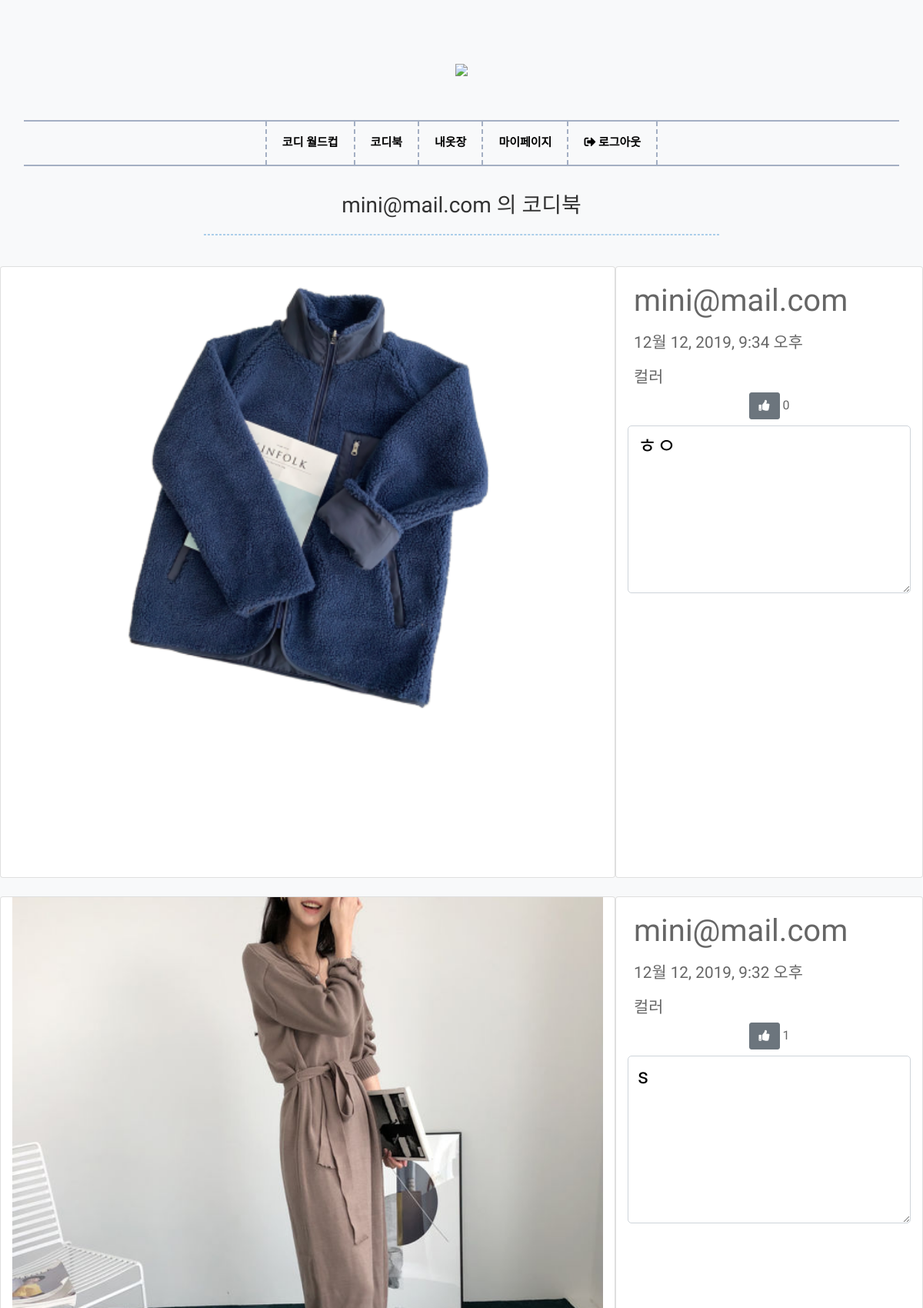
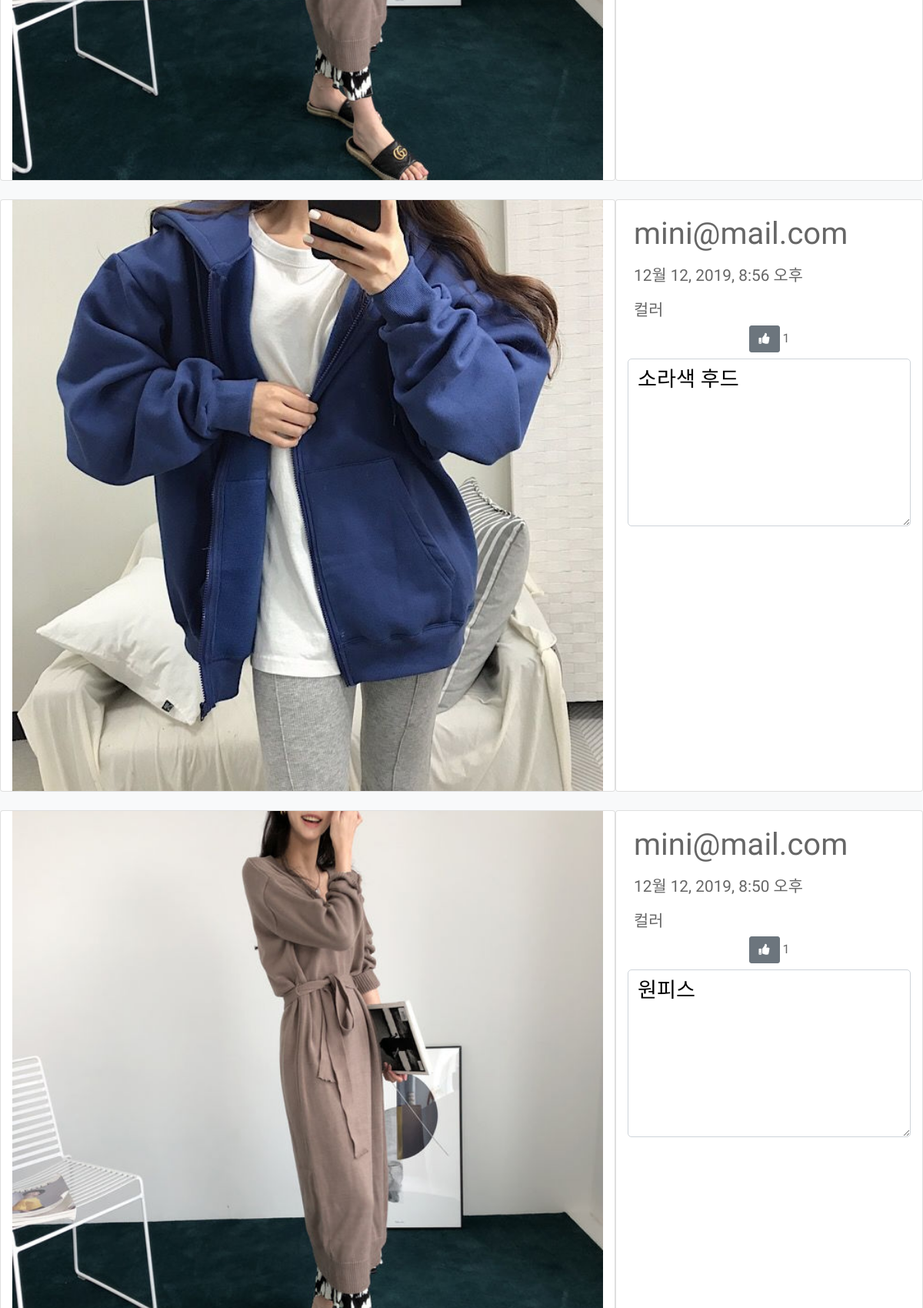
/codi/codiBooks/6/ (signed in, upper part), run on the app's committed database (2 pictures, top to bottom).
### codi/models.py (models this page shows)
class Article(models.Model):
    contents = models.TextField()
    created_at = models.DateTimeField(auto_now_add=True)
    updated_at = models.DateTimeField(auto_now=True)
    user = models.ForeignKey(settings.AUTH_USER_MODEL, on_delete=models.CASCADE)
    user_likes = models.ManyToManyField(settings.AUTH_USER_MODEL, related_name="article_likes")
    domColor = models.CharField(max_length=40, blank=True)
    palColor1 = models.CharField(max_length=40, blank=True)
    palColor2 = models.CharField(max_length=40, blank=True)
    palColor3 = models.CharField(max_length=40, blank=True)
    palColor4 = models.CharField(max_length=40, blank=True)
    image = models.ImageField(blank=True)
    image_thumbnail = ImageSpecField(
        source='image',
        processors=[ResizeToFit(1000,1000)],
        format='JPEG',
        options={'quality':100}
    )

### codi/views.py (the view)
# urls.py: path('codiBooks/<int:user_id>/', codi_views.codiBooks, name="codiBooks"),
@login_required
def codiBooks(request, user_id):
    articles = Article.objects.filter(user_id=user_id).order_by("-created_at")
    user_name = articles[0].user.username
    context = {
        'articles': articles,
        'user_name': user_name,
    }
    return render(request, 'codi/codiBooks.html', context)

### codi/templates/codi/codiBooks.html (shortened to what this page needs)
{% extends 'codi/base.html' %}
{% load static %}
{% block content %}
<section class="ftco-section testimony-section bg-light">
    <div class="container" style="margin-top:150px;">
        <div class="row justify-content-center mb-3">
            <div class="col-md-7 text-center heading-section ftco-animate">
                <h3 class="mb-3">{{user_name}} 의 코디북</h3>
                <hr style="width:auto; border: 1px dashed #ABCEEA;">
            </div>
        </div>
    </div>
    <div class="container">
        {% for article in articles %}
        <div class="row mt-4">
            <div class="card col-8" style="max-height: 50rem;">
                {% if article.image %}
                    <img src="{{article.image_thumbnail.url}}" style="max-height: 100%; width: auto;" class="d-block w-80" alt="{{article.image_thumbnail.url}}">
                {% endif %}
            </div>
            <div class="card col-4" style="max-height: 50rem;">
                <div class="text-center mt-2">
                    <div class="row float-left ml-2">
                        <span class="muted" style="font-size: 2.5rem">{{article.user.username}}</span>
                    </div>
                    <div class="row float-left ml-2">
                        <span class="muted" style="font-size: 1.3rem">{{article.updated_at}}</span>
                    </div>
                </div>
                <div class="mt-2 ml-2" style="font-size: 1.3em">컬러</div>
                <div class="mb-2" style="text-align: center;">
                    {% if user in article.user_likes.all %}
                        <button type="button" class="btn btn-success likes" data-article-id='{{article.id}}'><i class="fas fa-thumbs-up"></i>{{count}}</button>
                    {% else %}
                        <button type="button" class="btn btn-secondary likes" data-article-id='{{article.id}}'><i class="fas fa-thumbs-up"></i></button>
                    {% endif %}
                    <span class="likes_cnt">{{article.user_likes.all|length}} </span>
                </div>
                <textarea name="contents" class="form-control mb-2" style="font-size: 1.7em"  rows="5" disabled>{{article.contents}}</textarea>
            </div>
        </div>
        {% endfor %}
    </div>
</section>
{% endblock content %}

### data on the page
Article: image_thumbnail (picture), user.username "mini@mail.com", updated_at "12월 12, 2019, 9:34 오후", user_likes.all|length "0", contents "ㅎㅇ"
Article: image_thumbnail (picture), user.username "mini@mail.com", updated_at "12월 12, 2019, 9:32 오후", user_likes.all|length "1", contents "s"
Article: image_thumbnail (picture), user.username "mini@mail.com", updated_at "12월 12, 2019, 8:56 오후", user_likes.all|length "1", contents "소라색 후드"
Article: image_thumbnail (picture), user.username "mini@mail.com", updated_at "12월 12, 2019, 8:50 오후", user_likes.all|length "1", contents "원피스"

### other printed values
{{ user_name }} "mini@mail.com"
